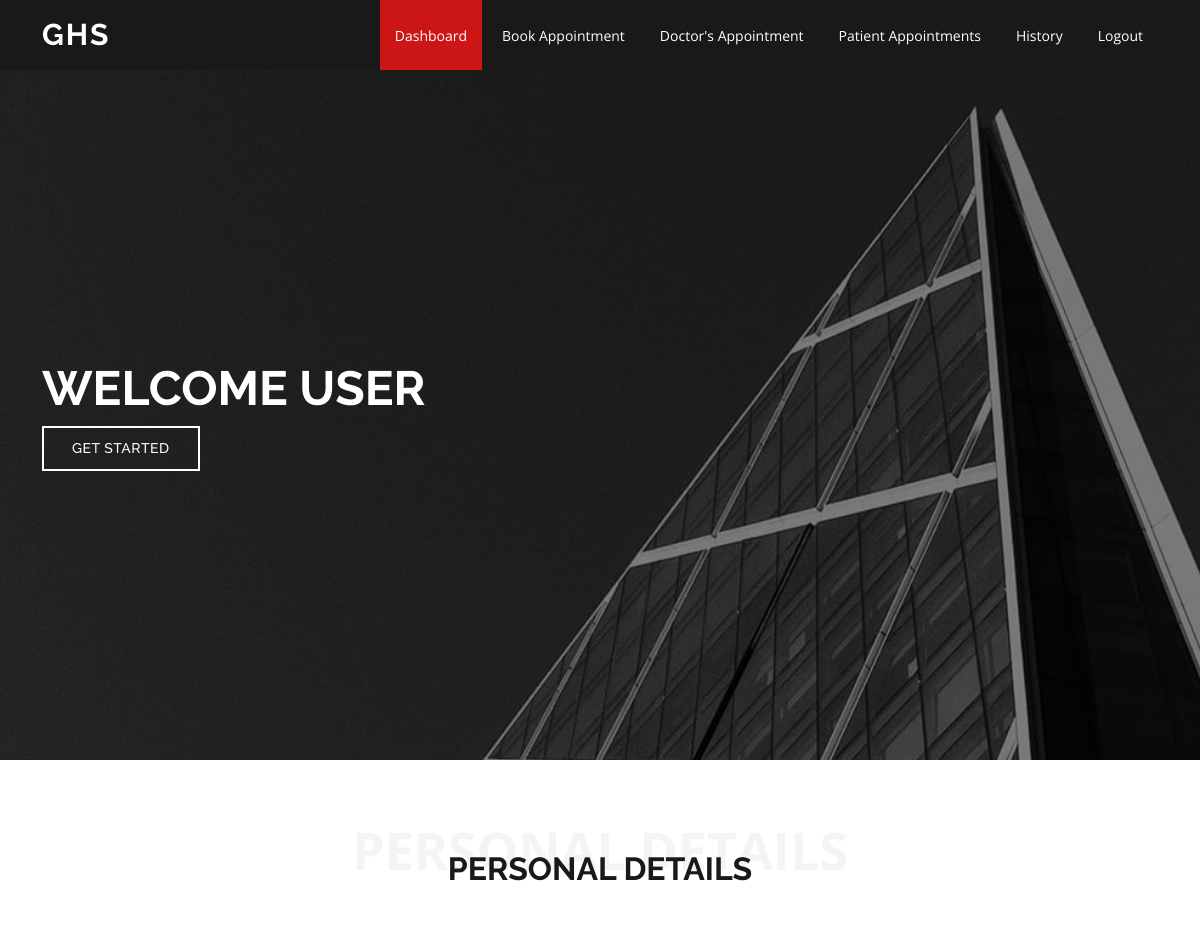
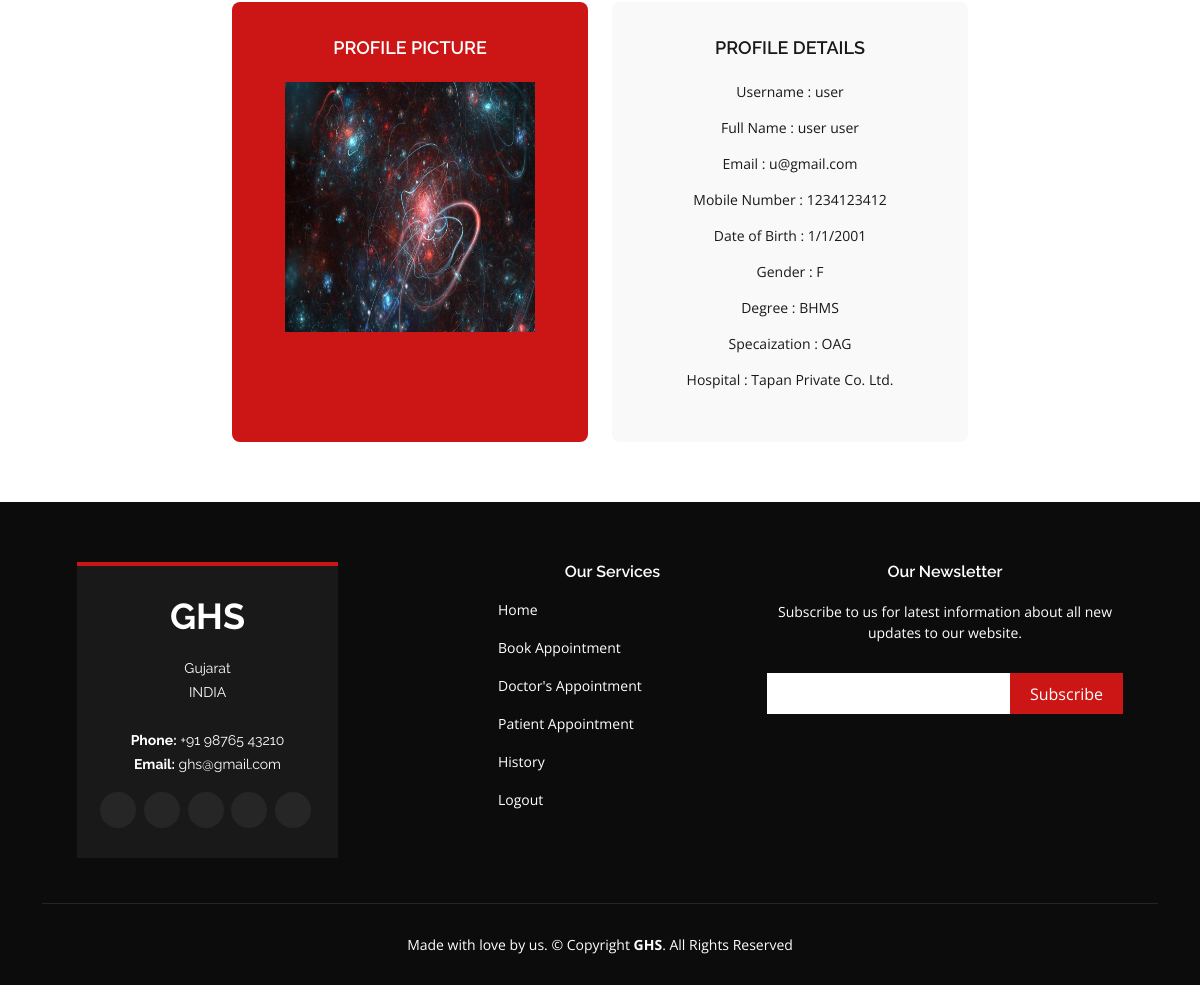
The page /doctor_home (signed in) on the database its author committed (2 pictures, top to bottom).
### ghsapp/models.py (models this page shows, shortened)
class doctorInfo(models.Model):
    DEGREE_CHOICES = [
        ("MBBS", "Bachelor of Medicine, Bachelor of Surgery(MBBS)"),
        ("BDS", "Bachelor of Dental Surgery(BDS)"),
        ("BAMS", "Bachelor of Ayurvedic Medicine and Surgery(BAMS)"),
        ("BUMS", "Bachelor of Unani Medicine and Surgery(BUMS)"),
        ("BHMS", "Bachelor of Homeopathy Medicine and Surgery(BHMS)"),
        ("BYNS", "Bachelor of Yoga and Naturopathy Sciences(BYNS)"),
        ("B.V.Sc & AH", "Bachelor of Veterinary Sciences and Animal Husbandry(BVSc&AH)"),
        ("MD", "Doctor of Medicine(MD)"),
        ("MS", "Master of Surgery(MS)"),
        ("DM", "Doctorate of Medicine(DM)"),
    ]
    SPECIALITIES_CHOICES = [
        ("ENT", "Ear, Nose and Throat"),
        ("GS", "General Surgery"),
        ("OP", "Ophthalmology"),
        ("OR", "Orthopaedics"),
        ("OAG", "Obstetrics and Gynaecology"),
        ("DVL", "Dermatology, Venerology and Leprosy"),
        ("AST", "Anaesthesiology"),
        ("PSY", "Psychiatry"),
        ("PTH", "Pathology"),
        ("SVD", "Skin and Venereal diseases"),
        ("PHRM", "Pharmacology"),
        ("PMR", "Physical Medicine and Rehabilitation"),
        ("PHY", "Physiology"),
        ("CRD", "Cardiology"),
        ("PDT", "Paediatrics"),
    ]
    doctor = models.ForeignKey(User, on_delete=models.CASCADE)
    mobile_number = models.CharField(max_length=12)
    profile_pic = models.ImageField(
        upload_to='static/photos/', default='photos/default.png', null=True, blank=True)
    hospital_name = models.CharField(max_length=70, blank=True)
    degree_type = models.CharField(max_length=50, choices=DEGREE_CHOICES)
    specialities_type = models.CharField(
        max_length=50, choices=SPECIALITIES_CHOICES)
    dob = models.CharField(max_length=10)
    gender = models.CharField(
        max_length=1, choices=GENDER_CHOICES)

### ghsapp/views.py (the view)
# urls.py: path('doctor_home', views.doctor_home, name='doctor_home'),
@login_required(login_url='error')
def doctor_home(request):
    user = doctorInfo.objects.get(doctor=request.user)
    context = {
        'user': user
    }
    return render(request, 'doctor_home.html', context)

### templates/doctor_home.html (shortened to what this page needs)
<!DOCTYPE html>
<html lang="en">
<head>
    <link href="static/assets2/vendor/aos/aos.css" rel="stylesheet">
    <link href="static/assets2/vendor/bootstrap/css/bootstrap.min.css" rel="stylesheet">
    <link href="static/assets2/vendor/bootstrap-icons/bootstrap-icons.css" rel="stylesheet">
    <link href="static/assets2/vendor/boxicons/css/boxicons.min.css" rel="stylesheet">
    <link href="static/assets2/vendor/glightbox/css/glightbox.min.css" rel="stylesheet">
    <link href="static/assets2/vendor/swiper/swiper-bundle.min.css" rel="stylesheet">
    <link href="static/assets2/css/style.css" rel="stylesheet">
</head>
<body>
    <header id="header" class="d-flex align-items-center">
        <div class="container d-flex align-items-center justify-content-between">
            <h1 class="logo"><a href="{% url 'doctor_home' %}">GHS</a></h1>
            <nav id="navbar" class="navbar">
                <ul>
                    <li><a class="nav-link scrollto active" href="#">Dashboard</a></li>
                    <li><a class="nav-link scrollto" href="{% url 'book_appointment' %}">Book Appointment</a></li>
                    <li><a class="nav-link scrollto" href="{% url 'show_appointment' %}">Doctor's Appointment</a></li>
                    <li><a class="nav-link scrollto " href="{% url 'doctor_show_appointment' %}">Patient Appointments</a></li>
                    <li><a class="nav-link scrollto" href="{% url 'history' %}">History</a></li>
                    <li><a href="{% url 'signout' %}" class="btn-get-started scrollto">Logout</a></li>
                </ul>
            </nav>
        </div>
    </header>
    <section id="hero" class="d-flex align-items-center">
        <div class="container position-relative" data-aos="fade-up" data-aos-delay="500">
            <h1>Welcome {{request.user.username}}</h1>
            <a href="#pricing" class="btn-get-started scrollto ">Get Started</a>
        </div>
    </section>
    <main id="main ">
        <section id="pricing" class="pricing">
            <div class="container">
                <div class="section-title">
                    <span>Personal Details</span>
                    <h2>Personal Details</h2>
                </div>
                <div class="row">
                    <div class="col-lg-4 col-md-6 mt-4 mt-md-0" data-aos="zoom-in">
                        <div class="box featured">
                            <h3>Profile Picture</h3>
                            <img class="zoom" src="{{user.profile_pic.url}}" alt="" height="250" width="250px">
                        </div>
                    </div>
                    <div class="col-lg-4 col-md-6" data-aos="zoom-in" data-aos-delay="150">
                        <div class="box">
                            <h3>Profile Details</h3>
                            <ul>
                                <li>Username : {{user.doctor.username}}</li>
                                <li>Full Name : {{user.doctor.first_name}} {{user.doctor.last_name}}</li>
                                <li>Email : {{user.doctor.email}}</li>
                                <li>Mobile Number : {{user.mobile_number}}</li>
                                <li>Date of Birth : {{user.dob}}</li>
                                <li>Gender : {{user.gender}}</li>
                                <li>Degree : {{user.degree_type}}</li>
                                <li>Specaization : {{user.specialities_type}} </li>
                                <li>Hospital : {% if user.hospital_name == "" %} NONE {% else %} {{user.hospital_name}} {% endif %}
                                </li>
                            </ul>
                        </div>
                    </div>
                </div>
            </div>
        </section>
    </main>
    <footer id="footer">
        <div class="footer-top">
            <div class="container">
                <div class="row">
                    <div class="col-lg-3 col-md-6">
                        <div class="footer-info">
                            <h3>GHS</h3>
                            <p>
                                Gujarat <br> INDIA<br><br>
                                <strong>Phone:</strong> +91 98765 43210<br>
                                <strong>Email:</strong> ghs@gmail.com<br>
                            </p>
                            <div class="social-links mt-3">
                                <a href="#" class="twitter"><i class="bx bxl-twitter"></i></a>
                                <a href="#" class="facebook"><i class="bx bxl-facebook"></i></a>
                                <a href="#" class="instagram"><i class="bx bxl-instagram"></i></a>
                                <a href="#" class="google-plus"><i class="bx bxl-skype"></i></a>
                                <a href="#" class="linkedin"><i class="bx bxl-linkedin"></i></a>
                            </div>
                        </div>
                    </div>
                    <div class="col-lg-3 col-md-6 footer-links" style="margin-left: 120px;">
                        <h4>Our Services</h4>
                        <ul>
                            <li><i class="bx bx-chevron-right"></i> <a href="#">Home</a></li>
                            <li><i class="bx bx-chevron-right"></i> <a href="{% url 'book_appointment' %}">Book
                                    Appointment</a></li>
                            <li><i class="bx bx-chevron-right"></i> <a href="{% url 'show_appointment' %}">Doctor's Appointment</a></li>
                            <li><i class="bx bx-chevron-right"></i> <a href="{% url 'doctor_show_appointment' %}">Patient Appointment</a></li>
                            <li><i class="bx bx-chevron-right"></i> <a href="{% url 'history' %}">History</a></li>
                            <li><i class="bx bx-chevron-right"></i> <a href="{% url 'signout' %}">Logout</a></li>
                        </ul>
                    </div>
                    <div class="col-lg-4 col-md-6 footer-newsletter">
                        <h4>Our Newsletter</h4>
                        <p>Subscribe to us for latest information about all new updates to our website.</p>
                        <form action="" method="post">
                            <input type="email" name="email"><input type="submit" value="Subscribe">
                        </form>
                    </div>
                </div>
            </div>
        </div>
        <div class="container">
            <div class="copyright"> Made with love by us. &copy; Copyright <strong><span>GHS</span></strong>. All Rights Reserved
            </div>
        </div>
    </footer>
</body>
</html>

### templates/doctor_home.html (style rules this page uses)
.zoom { transition: transform 0.7s; }
.featured { padding-bottom: 50px; }
.row { display: flex; justify-content: center; flex-wrap: wrap; position: relative; text-align: center; }

### rows shown on the page
doctorInfo: profile_pic (picture), doctor.username "user", doctor.first_name "user", doctor.last_name "user", doctor.email "u@gmail.com", mobile_number "1234123412", dob "1/1/2001", gender "F", degree_type "BHMS", specialities_type "OAG", hospital_name "Tapan Private Co. Ltd."

### other values the page prints
{{ request.user.username }} "USER"
